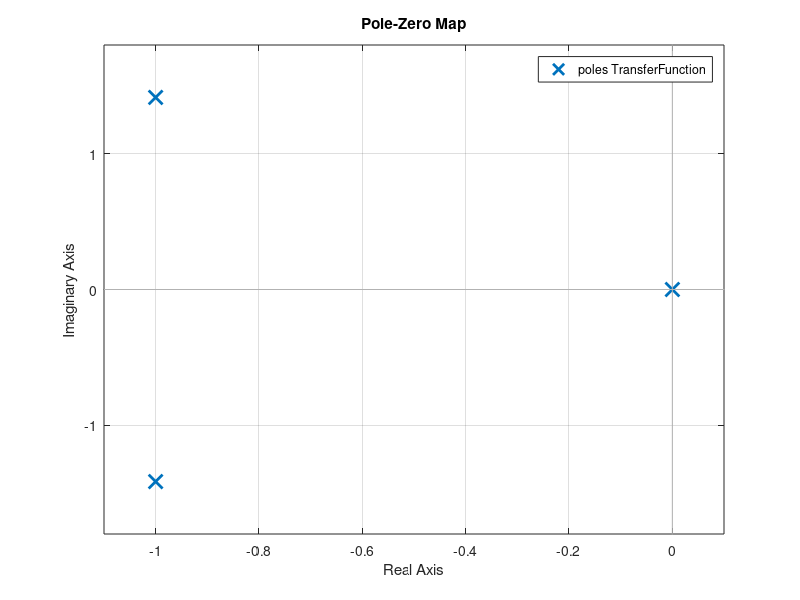

The MATLAB script that drew this image:
%%Author: Emmanuel Mati
%Created: June 17, 2020
%This program finds the holes and poles of a transfer function

clear all; %Clears values stored from pervious calculations
close all; %Closes all open windows
clc; %Clears command window

%Numerator Values for polynomial(holes/zeros)
%Ex: [1 2 3 4] = s^4 + 2s^3 + 3s^2 + 4s
holes = [1];

%Denominator Values for polynomial(poles)
%Ex: [1 2 3 4] = s^4 + 2s^3 + 3s^2 + 4s
poles = [1 2 3 0];


%Our Transfer Function and its graph
TransferFunction=tf(holes, poles)
pzmap(TransferFunction)
grid on

%Separating the holes/zeros and poles of our transfer function
[p,z] = pzmap(TransferFunction);

%Displaying the holes/zeros
if isempty(p)
    fprintf('There are no poles\n')
else
    fprintf('Here are the poles: \n')
    disp(p)
end

%Displaying our poles
if isempty(z)
    fprintf('There are no holes/zeros\n')
else
    fprintf('Here are the holes/zeros: \n')
    disp(z)
end